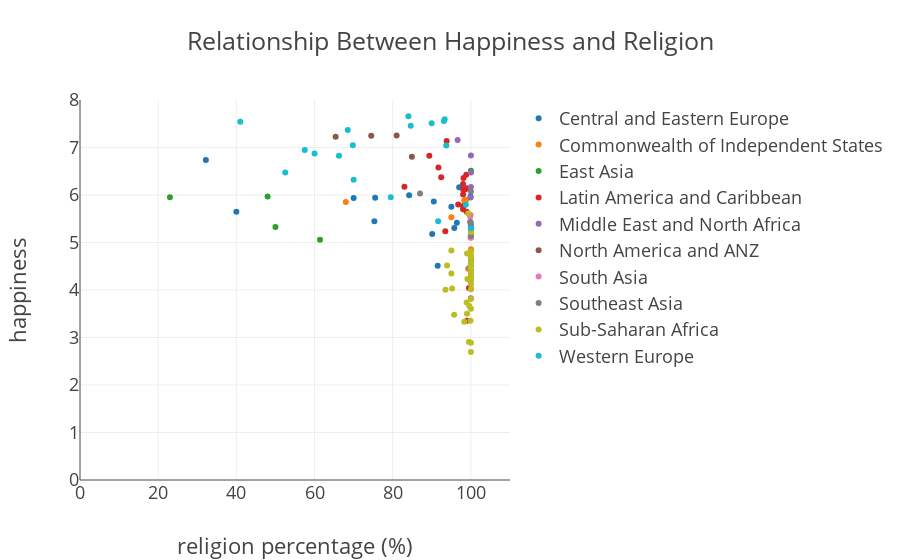

The code cell stored with this chart in its notebook:
### Code cell
trace1 = [go.Scatter(y=df_reli[a + '_happiness'], x=df_reli[a + '_religion_pct'],
                     text=df_reli[a + '_country'], mode='markers',
                     name=a) for a in region_list]
data1 = trace1
layout1 = go.Layout(title='Relationship Between Happiness and Religion', 
                    font=dict(size=18),
                    yaxis=dict(title='happiness', range=[0, 8]),
                    xaxis=dict(title='religion percentage (%)', range=[0, 110]))
fig1 = go.Figure(data=data1, layout=layout1)
py.iplot(fig1)

### Figure 1 — Plotly figure (JSON) as saved in the notebook; plotly's stock layout.template omitted (floating-point values rounded to 4 significant figures; data arrays with more than 128 entries replaced by an {"elided": "..."} marker saying what was removed)
{"data": [{"mode": "markers", "name": "Central and Eastern Europe", "text": {"elided": "142 str values"}, "type": "scatter", "uid": "29c60758-8d34-11e8-9c8a-60030899ee42", "x": {"elided": "142 float values"}, "y": {"elided": "142 float values"}}, {"mode": "markers", "name": "Commonwealth of Independent States", "text": {"elided": "142 str values"}, "type": "scatter", "uid": "29c60b54-8d34-11e8-87e2-60030899ee42", "x": {"elided": "142 float values"}, "y": {"elided": "142 float values"}}, {"mode": "markers", "name": "East Asia", "text": {"elided": "142 str values"}, "type": "scatter", "uid": "29c60e58-8d34-11e8-abd3-60030899ee42", "x": {"elided": "142 float values"}, "y": {"elided": "142 float values"}}, {"mode": "markers", "name": "Latin America and Caribbean", "text": {"elided": "142 str values"}, "type": "scatter", "uid": "29c61130-8d34-11e8-80b9-60030899ee42", "x": {"elided": "142 float values"}, "y": {"elided": "142 float values"}}, {"mode": "markers", "name": "Middle East and North Africa", "text": {"elided": "142 str values"}, "type": "scatter", "uid": "29c613f6-8d34-11e8-b005-60030899ee42", "x": {"elided": "142 float values"}, "y": {"elided": "142 float values"}}, {"mode": "markers", "name": "North America and ANZ", "text": {"elided": "142 str values"}, "type": "scatter", "uid": "29c616ba-8d34-11e8-a0f4-60030899ee42", "x": {"elided": "142 float values"}, "y": {"elided": "142 float values"}}, {"mode": "markers", "name": "South Asia", "text": {"elided": "142 str values"}, "type": "scatter", "uid": "29c61978-8d34-11e8-b77a-60030899ee42", "x": {"elided": "142 float values"}, "y": {"elided": "142 float values"}}, {"mode": "markers", "name": "Southeast Asia", "text": {"elided": "142 str values"}, "type": "scatter", "uid": "29c61c3e-8d34-11e8-bc71-60030899ee42", "x": {"elided": "142 float values"}, "y": {"elided": "142 float values"}}, {"mode": "markers", "name": "Sub-Saharan Africa", "text": {"elided": "142 str values"}, "type": "scatter", "uid": "29c61ef0-8d34-11e8-91f6-60030899ee42", "x": {"elided": "142 float values"}, "y": {"elided": "142 float values"}}, {"mode": "markers", "name": "Western Europe", "text": {"elided": "142 str values"}, "type": "scatter", "uid": "29c621ac-8d34-11e8-a875-60030899ee42", "x": {"elided": "142 float values"}, "y": {"elided": "142 float values"}}], "layout": {"font": {"size": 18}, "title": "Relationship Between Happiness and Religion", "xaxis": {"range": [0, 110], "title": "religion percentage (%)"}, "yaxis": {"range": [0, 8], "title": "happiness"}}}
